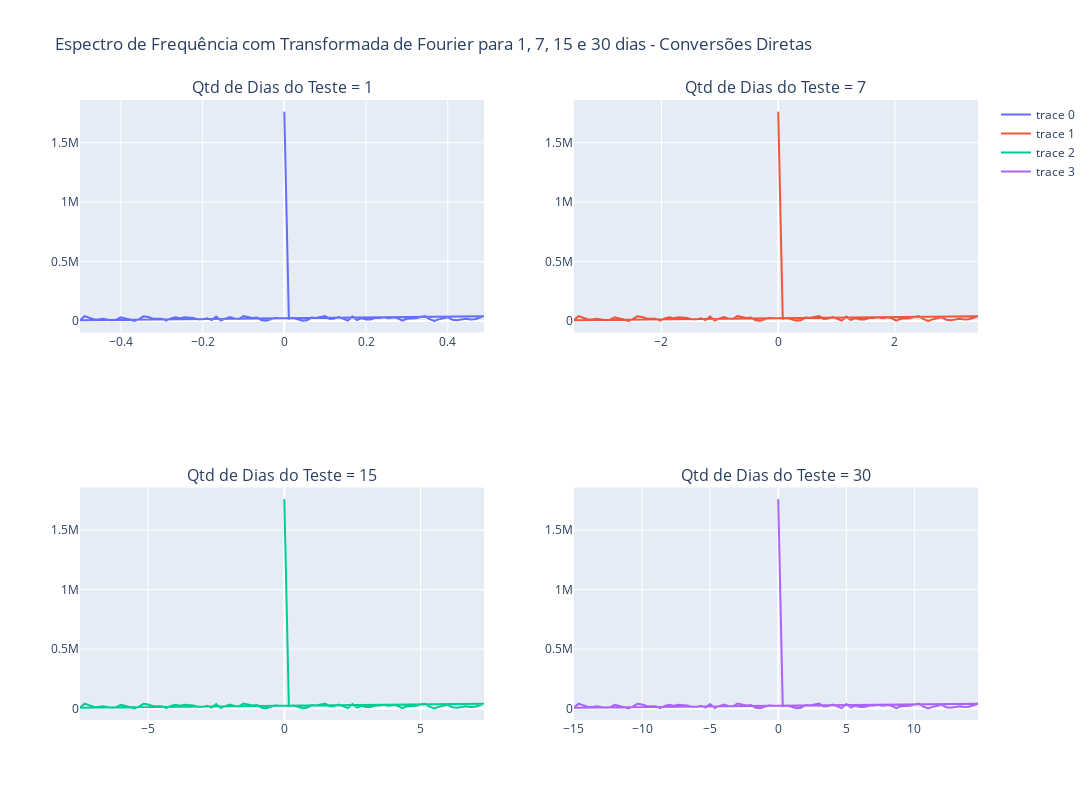

Notebook code cell kept with this figure:
### Code cell
tipo = "Conversões Indiretas"
teste_espectro_fourier(df_aux["viewThroughConversions"], tipo)
